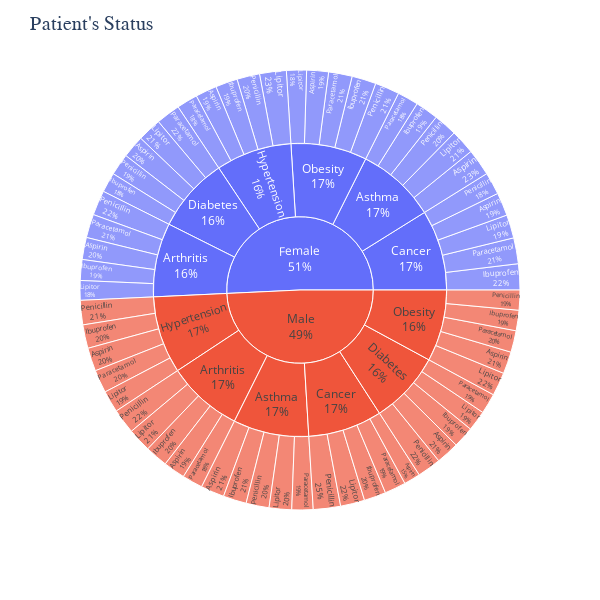

The code cell stored with this chart in its notebook:
### Code cell
fig = px.sunburst(df, path = ["Gender", "Medical Condition", "Medication"])
fig.update_traces(textinfo = "label + percent parent")
fig.update_layout(title_text = "Patient's Status",
                 titlefont = {'size' : 20, 'family' : 'Serif'},
                 height = 600, width = 600)
fig.show()

### Figure 1 — Plotly figure (JSON) as saved in the notebook; plotly's stock layout.template omitted (floating-point values rounded to 4 significant figures)
{"data": [{"branchvalues": "total", "domain": {"x": [0, 1], "y": [0, 1]}, "hovertemplate": "labels=%{label}<br>count=%{value}<br>parent=%{parent}<br>id=%{id}<extra></extra>", "ids": ["Female/Arthritis/Aspirin", "Male/Arthritis/Aspirin", "Female/Asthma/Aspirin", "Male/Asthma/Aspirin", "Female/Cancer/Aspirin", "Male/Cancer/Aspirin", "Female/Diabetes/Aspirin", "Male/Diabetes/Aspirin", "Female/Hypertension/Aspirin", "Male/Hypertension/Aspirin", "Female/Obesity/Aspirin", "Male/Obesity/Aspirin", "Female/Arthritis/Ibuprofen", "Male/Arthritis/Ibuprofen", "Female/Asthma/Ibuprofen", "Male/Asthma/Ibuprofen", "Female/Cancer/Ibuprofen", "Male/Cancer/Ibuprofen", "Female/Diabetes/Ibuprofen", "Male/Diabetes/Ibuprofen", "Female/Hypertension/Ibuprofen", "Male/Hypertension/Ibuprofen", "Female/Obesity/Ibuprofen", "Male/Obesity/Ibuprofen", "Female/Arthritis/Lipitor", "Male/Arthritis/Lipitor", "Female/Asthma/Lipitor", "Male/Asthma/Lipitor", "Female/Cancer/Lipitor", "Male/Cancer/Lipitor", "Female/Diabetes/Lipitor", "Male/Diabetes/Lipitor", "Female/Hypertension/Lipitor", "Male/Hypertension/Lipitor", "Female/Obesity/Lipitor", "Male/Obesity/Lipitor", "Female/Arthritis/Paracetamol", "Male/Arthritis/Paracetamol", "Female/Asthma/Paracetamol", "Male/Asthma/Paracetamol", "Female/Cancer/Paracetamol", "Male/Cancer/Paracetamol", "Female/Diabetes/Paracetamol", "Male/Diabetes/Paracetamol", "Female/Hypertension/Paracetamol", "Male/Hypertension/Paracetamol", "Female/Obesity/Paracetamol", "Male/Obesity/Paracetamol", "Female/Arthritis/Penicillin", "Male/Arthritis/Penicillin", "Female/Asthma/Penicillin", "Male/Asthma/Penicillin", "Female/Cancer/Penicillin", "Male/Cancer/Penicillin", "Female/Diabetes/Penicillin", "Male/Diabetes/Penicillin", "Female/Hypertension/Penicillin", "Male/Hypertension/Penicillin", "Female/Obesity/Penicillin", "Male/Obesity/Penicillin", "Female/Arthritis", "Male/Arthritis", "Female/Asthma", "Male/Asthma", "Female/Cancer", "Male/Cancer", "Female/Diabetes", "Male/Diabetes", "Female/Hypertension", "Male/Hypertension", "Female/Obesity", "Male/Obesity", "Female", "Male"], "labels": ["Aspirin", "Aspirin", "Aspirin", "Aspirin", "Aspirin", "Aspirin", "Aspirin", "Aspirin", "Aspirin", "Aspirin", "Aspirin", "Aspirin", "Ibuprofen", "Ibuprofen", "Ibuprofen", "Ibuprofen", "Ibuprofen", "Ibuprofen", "Ibuprofen", "Ibuprofen", "Ibuprofen", "Ibuprofen", "Ibuprofen", "Ibuprofen", "Lipitor", "Lipitor", "Lipitor", "Lipitor", "Lipitor", "Lipitor", "Lipitor", "Lipitor", "Lipitor", "Lipitor", "Lipitor", "Lipitor", "Paracetamol", "Paracetamol", "Paracetamol", "Paracetamol", "Paracetamol", "Paracetamol", "Paracetamol", "Paracetamol", "Paracetamol", "Paracetamol", "Paracetamol", "Paracetamol", "Penicillin", "Penicillin", "Penicillin", "Penicillin", "Penicillin", "Penicillin", "Penicillin", "Penicillin", "Penicillin", "Penicillin", "Penicillin", "Penicillin", "Arthritis", "Arthritis", "Asthma", "Asthma", "Cancer", "Cancer", "Diabetes", "Diabetes", "Hypertension", "Hypertension", "Obesity", "Obesity", "Female", "Male"], "name": "", "parents": ["Female/Arthritis", "Male/Arthritis", "Female/Asthma", "Male/Asthma", "Female/Cancer", "Male/Cancer", "Female/Diabetes", "Male/Diabetes", "Female/Hypertension", "Male/Hypertension", "Female/Obesity", "Male/Obesity", "Female/Arthritis", "Male/Arthritis", "Female/Asthma", "Male/Asthma", "Female/Cancer", "Male/Cancer", "Female/Diabetes", "Male/Diabetes", "Female/Hypertension", "Male/Hypertension", "Female/Obesity", "Male/Obesity", "Female/Arthritis", "Male/Arthritis", "Female/Asthma", "Male/Asthma", "Female/Cancer", "Male/Cancer", "Female/Diabetes", "Male/Diabetes", "Female/Hypertension", "Male/Hypertension", "Female/Obesity", "Male/Obesity", "Female/Arthritis", "Male/Arthritis", "Female/Asthma", "Male/Asthma", "Female/Cancer", "Male/Cancer", "Female/Diabetes", "Male/Diabetes", "Female/Hypertension", "Male/Hypertension", "Female/Obesity", "Male/Obesity", "Female/Arthritis", "Male/Arthritis", "Female/Asthma", "Male/Asthma", "Female/Cancer", "Male/Cancer", "Female/Diabetes", "Male/Diabetes", "Female/Hypertension", "Male/Hypertension", "Female/Obesity", "Male/Obesity", "Female", "Male", "Female", "Male", "Female", "Male", "Female", "Male", "Female", "Male", "Female", "Male", "", ""], "textinfo": "label+percent parent", "type": "sunburst", "values": [162, 160, 197, 173, 170, 121, 165, 170, 157, 171, 160, 162, 153, 167, 169, 171, 191, 161, 146, 155, 162, 173, 178, 150, 144, 174, 181, 165, 172, 178, 176, 150, 196, 160, 147, 172, 173, 151, 154, 156, 190, 156, 178, 149, 154, 169, 173, 159, 183, 183, 173, 169, 164, 200, 160, 174, 167, 179, 180, 147, 815, 835, 874, 834, 887, 816, 825, 798, 836, 852, 838, 790, 5075, 4925]}], "layout": {"height": 600, "legend": {"tracegroupgap": 0}, "margin": {"t": 60}, "title": {"font": {"family": "Serif", "size": 20}, "text": "Patient's Status"}, "width": 600}}
